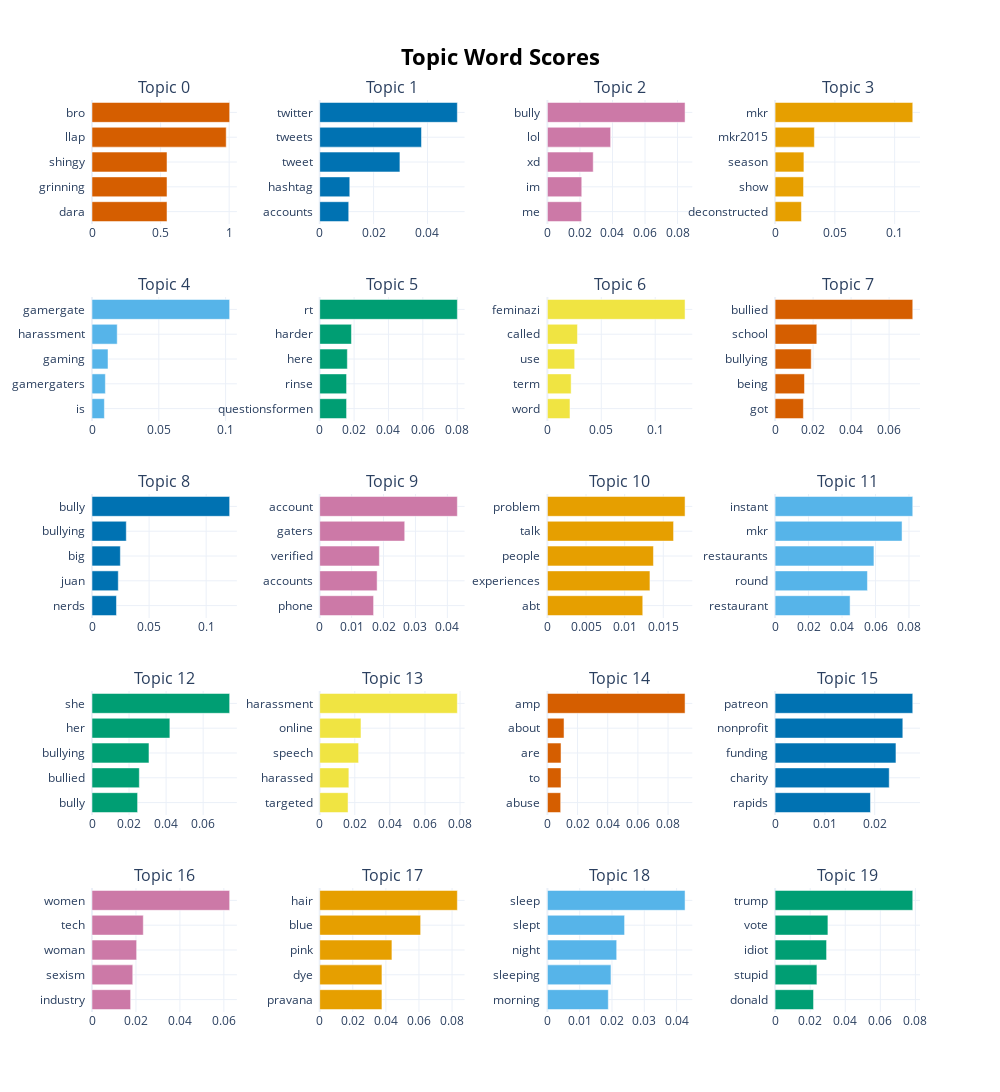

The notebook cell saved with this chart:
### Code cell
topic_models[3].visualize_barchart(top_n_topics=20)

### Figure 1 — Plotly figure (JSON) as saved in the notebook; plotly's stock layout.template omitted (floating-point values rounded to 4 significant figures)
{"data": [{"marker": {"color": "#D55E00"}, "orientation": "h", "type": "bar", "x": [0.5469, 0.5469, 0.5469, 0.9785, 1.004], "xaxis": "x", "y": ["dara  ", "grinning  ", "shingy  ", "llap  ", "bro  "], "yaxis": "y"}, {"marker": {"color": "#0072B2"}, "orientation": "h", "type": "bar", "x": [0.01077, 0.01117, 0.02977, 0.03778, 0.05109], "xaxis": "x2", "y": ["accounts  ", "hashtag  ", "tweet  ", "tweets  ", "twitter  "], "yaxis": "y2"}, {"marker": {"color": "#CC79A7"}, "orientation": "h", "type": "bar", "x": [0.02102, 0.02112, 0.02817, 0.03888, 0.08463], "xaxis": "x3", "y": ["me  ", "im  ", "xd  ", "lol  ", "bully  "], "yaxis": "y3"}, {"marker": {"color": "#E69F00"}, "orientation": "h", "type": "bar", "x": [0.02204, 0.02379, 0.0241, 0.03285, 0.1152], "xaxis": "x4", "y": ["deconstructed  ", "show  ", "season  ", "mkr2015  ", "mkr  "], "yaxis": "y4"}, {"marker": {"color": "#56B4E9"}, "orientation": "h", "type": "bar", "x": [0.009266, 0.01001, 0.01199, 0.01887, 0.103], "xaxis": "x5", "y": ["is  ", "gamergaters  ", "gaming  ", "harassment  ", "gamergate  "], "yaxis": "y5"}, {"marker": {"color": "#009E73"}, "orientation": "h", "type": "bar", "x": [0.01563, 0.01563, 0.01608, 0.01848, 0.08009], "xaxis": "x6", "y": ["questionsformen  ", "rinse  ", "here  ", "harder  ", "rt  "], "yaxis": "y6"}, {"marker": {"color": "#F0E442"}, "orientation": "h", "type": "bar", "x": [0.02095, 0.02201, 0.02529, 0.02788, 0.1277], "xaxis": "x7", "y": ["word  ", "term  ", "use  ", "called  ", "feminazi  "], "yaxis": "y7"}, {"marker": {"color": "#D55E00"}, "orientation": "h", "type": "bar", "x": [0.0149, 0.01546, 0.01902, 0.02196, 0.07246], "xaxis": "x8", "y": ["got  ", "being  ", "bullying  ", "school  ", "bullied  "], "yaxis": "y8"}, {"marker": {"color": "#0072B2"}, "orientation": "h", "type": "bar", "x": [0.02144, 0.02302, 0.02483, 0.03003, 0.1206], "xaxis": "x9", "y": ["nerds  ", "juan  ", "big  ", "bullying  ", "bully  "], "yaxis": "y9"}, {"marker": {"color": "#CC79A7"}, "orientation": "h", "type": "bar", "x": [0.01689, 0.01799, 0.01869, 0.02664, 0.04313], "xaxis": "x10", "y": ["phone  ", "accounts  ", "verified  ", "gaters  ", "account  "], "yaxis": "y10"}, {"marker": {"color": "#E69F00"}, "orientation": "h", "type": "bar", "x": [0.01234, 0.01327, 0.01373, 0.01633, 0.01782], "xaxis": "x11", "y": ["abt  ", "experiences  ", "people  ", "talk  ", "problem  "], "yaxis": "y11"}, {"marker": {"color": "#56B4E9"}, "orientation": "h", "type": "bar", "x": [0.04481, 0.05519, 0.05906, 0.07587, 0.08226], "xaxis": "x12", "y": ["restaurant  ", "round  ", "restaurants  ", "mkr  ", "instant  "], "yaxis": "y12"}, {"marker": {"color": "#009E73"}, "orientation": "h", "type": "bar", "x": [0.02462, 0.02555, 0.03077, 0.04204, 0.07432], "xaxis": "x13", "y": ["bully  ", "bullied  ", "bullying  ", "her  ", "she  "], "yaxis": "y13"}, {"marker": {"color": "#F0E442"}, "orientation": "h", "type": "bar", "x": [0.01616, 0.01662, 0.02216, 0.02353, 0.07848], "xaxis": "x14", "y": ["targeted  ", "harassed  ", "speech  ", "online  ", "harassment  "], "yaxis": "y14"}, {"marker": {"color": "#D55E00"}, "orientation": "h", "type": "bar", "x": [0.0088, 0.009026, 0.009032, 0.01103, 0.09128], "xaxis": "x15", "y": ["abuse  ", "to  ", "are  ", "about  ", "amp  "], "yaxis": "y15"}, {"marker": {"color": "#0072B2"}, "orientation": "h", "type": "bar", "x": [0.01915, 0.02291, 0.02427, 0.02565, 0.02764], "xaxis": "x16", "y": ["rapids  ", "charity  ", "funding  ", "nonprofit  ", "patreon  "], "yaxis": "y16"}, {"marker": {"color": "#CC79A7"}, "orientation": "h", "type": "bar", "x": [0.01758, 0.01854, 0.02031, 0.02334, 0.06263], "xaxis": "x17", "y": ["industry  ", "sexism  ", "woman  ", "tech  ", "women  "], "yaxis": "y17"}, {"marker": {"color": "#E69F00"}, "orientation": "h", "type": "bar", "x": [0.03762, 0.03762, 0.04365, 0.06101, 0.0832], "xaxis": "x18", "y": ["pravana  ", "dye  ", "pink  ", "blue  ", "hair  "], "yaxis": "y18"}, {"marker": {"color": "#56B4E9"}, "orientation": "h", "type": "bar", "x": [0.01886, 0.01968, 0.02145, 0.0239, 0.04263], "xaxis": "x19", "y": ["morning  ", "sleeping  ", "night  ", "slept  ", "sleep  "], "yaxis": "y19"}, {"marker": {"color": "#009E73"}, "orientation": "h", "type": "bar", "x": [0.02192, 0.02385, 0.02935, 0.03011, 0.07849], "xaxis": "x20", "y": ["donald  ", "stupid  ", "idiot  ", "vote  ", "trump  "], "yaxis": "y20"}], "layout": {"annotations": [{"font": {"size": 16}, "showarrow": false, "text": "Topic 0", "x": 0.0875, "xanchor": "center", "xref": "paper", "y": 1.0, "yanchor": "bottom", "yref": "paper"}, {"font": {"size": 16}, "showarrow": false, "text": "Topic 1", "x": 0.3625, "xanchor": "center", "xref": "paper", "y": 1.0, "yanchor": "bottom", "yref": "paper"}, {"font": {"size": 16}, "showarrow": false, "text": "Topic 2", "x": 0.6375, "xanchor": "center", "xref": "paper", "y": 1.0, "yanchor": "bottom", "yref": "paper"}, {"font": {"size": 16}, "showarrow": false, "text": "Topic 3", "x": 0.9125, "xanchor": "center", "xref": "paper", "y": 1.0, "yanchor": "bottom", "yref": "paper"}, {"font": {"size": 16}, "showarrow": false, "text": "Topic 4", "x": 0.0875, "xanchor": "center", "xref": "paper", "y": 0.784, "yanchor": "bottom", "yref": "paper"}, {"font": {"size": 16}, "showarrow": false, "text": "Topic 5", "x": 0.3625, "xanchor": "center", "xref": "paper", "y": 0.784, "yanchor": "bottom", "yref": "paper"}, {"font": {"size": 16}, "showarrow": false, "text": "Topic 6", "x": 0.6375, "xanchor": "center", "xref": "paper", "y": 0.784, "yanchor": "bottom", "yref": "paper"}, {"font": {"size": 16}, "showarrow": false, "text": "Topic 7", "x": 0.9125, "xanchor": "center", "xref": "paper", "y": 0.784, "yanchor": "bottom", "yref": "paper"}, {"font": {"size": 16}, "showarrow": false, "text": "Topic 8", "x": 0.0875, "xanchor": "center", "xref": "paper", "y": 0.568, "yanchor": "bottom", "yref": "paper"}, {"font": {"size": 16}, "showarrow": false, "text": "Topic 9", "x": 0.3625, "xanchor": "center", "xref": "paper", "y": 0.568, "yanchor": "bottom", "yref": "paper"}, {"font": {"size": 16}, "showarrow": false, "text": "Topic 10", "x": 0.6375, "xanchor": "center", "xref": "paper", "y": 0.568, "yanchor": "bottom", "yref": "paper"}, {"font": {"size": 16}, "showarrow": false, "text": "Topic 11", "x": 0.9125, "xanchor": "center", "xref": "paper", "y": 0.568, "yanchor": "bottom", "yref": "paper"}, {"font": {"size": 16}, "showarrow": false, "text": "Topic 12", "x": 0.0875, "xanchor": "center", "xref": "paper", "y": 0.352, "yanchor": "bottom", "yref": "paper"}, {"font": {"size": 16}, "showarrow": false, "text": "Topic 13", "x": 0.3625, "xanchor": "center", "xref": "paper", "y": 0.352, "yanchor": "bottom", "yref": "paper"}, {"font": {"size": 16}, "showarrow": false, "text": "Topic 14", "x": 0.6375, "xanchor": "center", "xref": "paper", "y": 0.352, "yanchor": "bottom", "yref": "paper"}, {"font": {"size": 16}, "showarrow": false, "text": "Topic 15", "x": 0.9125, "xanchor": "center", "xref": "paper", "y": 0.352, "yanchor": "bottom", "yref": "paper"}, {"font": {"size": 16}, "showarrow": false, "text": "Topic 16", "x": 0.0875, "xanchor": "center", "xref": "paper", "y": 0.136, "yanchor": "bottom", "yref": "paper"}, {"font": {"size": 16}, "showarrow": false, "text": "Topic 17", "x": 0.3625, "xanchor": "center", "xref": "paper", "y": 0.136, "yanchor": "bottom", "yref": "paper"}, {"font": {"size": 16}, "showarrow": false, "text": "Topic 18", "x": 0.6375, "xanchor": "center", "xref": "paper", "y": 0.136, "yanchor": "bottom", "yref": "paper"}, {"font": {"size": 16}, "showarrow": false, "text": "Topic 19", "x": 0.9125, "xanchor": "center", "xref": "paper", "y": 0.136, "yanchor": "bottom", "yref": "paper"}], "height": 1250, "hoverlabel": {"bgcolor": "white", "font": {"family": "Rockwell", "size": 16}}, "showlegend": false, "title": {"font": {"color": "Black", "size": 22}, "text": "<b>Topic Word Scores", "x": 0.5, "xanchor": "center", "yanchor": "top"}, "width": 1000, "xaxis": {"anchor": "y", "autorange": true, "domain": [0, 0.175], "range": [0, 1.056], "showgrid": true, "type": "linear"}, "xaxis10": {"anchor": "y10", "autorange": true, "domain": [0.275, 0.45], "range": [0, 0.0454], "showgrid": true, "type": "linear"}, "xaxis11": {"anchor": "y11", "autorange": true, "domain": [0.55, 0.725], "range": [0, 0.01876], "showgrid": true, "type": "linear"}, "xaxis12": {"anchor": "y12", "autorange": true, "domain": [0.825, 1], "range": [0, 0.08659], "showgrid": true, "type": "linear"}, "xaxis13": {"anchor": "y13", "autorange": true, "domain": [0, 0.175], "range": [0, 0.07824], "showgrid": true, "type": "linear"}, "xaxis14": {"anchor": "y14", "autorange": true, "domain": [0.275, 0.45], "range": [0, 0.08261], "showgrid": true, "type": "linear"}, "xaxis15": {"anchor": "y15", "autorange": true, "domain": [0.55, 0.725], "range": [0, 0.09608], "showgrid": true, "type": "linear"}, "xaxis16": {"anchor": "y16", "autorange": true, "domain": [0.825, 1], "range": [0, 0.0291], "showgrid": true, "type": "linear"}, "xaxis17": {"anchor": "y17", "autorange": true, "domain": [0, 0.175], "range": [0, 0.06593], "showgrid": true, "type": "linear"}, "xaxis18": {"anchor": "y18", "autorange": true, "domain": [0.275, 0.45], "range": [0, 0.08758], "showgrid": true, "type": "linear"}, "xaxis19": {"anchor": "y19", "autorange": true, "domain": [0.55, 0.725], "range": [0, 0.04487], "showgrid": true, "type": "linear"}, "xaxis2": {"anchor": "y2", "autorange": true, "domain": [0.275, 0.45], "range": [0, 0.05378], "showgrid": true, "type": "linear"}, "xaxis20": {"anchor": "y20", "autorange": true, "domain": [0.825, 1], "range": [0, 0.08262], "showgrid": true, "type": "linear"}, "xaxis3": {"anchor": "y3", "autorange": true, "domain": [0.55, 0.725], "range": [0, 0.08908], "showgrid": true, "type": "linear"}, "xaxis4": {"anchor": "y4", "autorange": true, "domain": [0.825, 1], "range": [0, 0.1212], "showgrid": true, "type": "linear"}, "xaxis5": {"anchor": "y5", "autorange": true, "domain": [0, 0.175], "range": [0, 0.1084], "showgrid": true, "type": "linear"}, "xaxis6": {"anchor": "y6", "autorange": true, "domain": [0.275, 0.45], "range": [0, 0.0843], "showgrid": true, "type": "linear"}, "xaxis7": {"anchor": "y7", "autorange": true, "domain": [0.55, 0.725], "range": [0, 0.1344], "showgrid": true, "type": "linear"}, "xaxis8": {"anchor": "y8", "autorange": true, "domain": [0.825, 1], "range": [0, 0.07627], "showgrid": true, "type": "linear"}, "xaxis9": {"anchor": "y9", "autorange": true, "domain": [0, 0.175], "range": [0, 0.1269], "showgrid": true, "type": "linear"}, "yaxis": {"anchor": "x", "autorange": true, "domain": [0.864, 1.0], "range": [-0.5, 4.5], "showgrid": true, "type": "category"}, "yaxis10": {"anchor": "x10", "autorange": true, "domain": [0.432, 0.568], "range": [-0.5, 4.5], "showgrid": true, "type": "category"}, "yaxis11": {"anchor": "x11", "autorange": true, "domain": [0.432, 0.568], "range": [-0.5, 4.5], "showgrid": true, "type": "category"}, "yaxis12": {"anchor": "x12", "autorange": true, "domain": [0.432, 0.568], "range": [-0.5, 4.5], "showgrid": true, "type": "category"}, "yaxis13": {"anchor": "x13", "autorange": true, "domain": [0.216, 0.352], "range": [-0.5, 4.5], "showgrid": true, "type": "category"}, "yaxis14": {"anchor": "x14", "autorange": true, "domain": [0.216, 0.352], "range": [-0.5, 4.5], "showgrid": true, "type": "category"}, "yaxis15": {"anchor": "x15", "autorange": true, "domain": [0.216, 0.352], "range": [-0.5, 4.5], "showgrid": true, "type": "category"}, "yaxis16": {"anchor": "x16", "autorange": true, "domain": [0.216, 0.352], "range": [-0.5, 4.5], "showgrid": true, "type": "category"}, "yaxis17": {"anchor": "x17", "autorange": true, "domain": [0, 0.136], "range": [-0.5, 4.5], "showgrid": true, "type": "category"}, "yaxis18": {"anchor": "x18", "autorange": true, "domain": [0, 0.136], "range": [-0.5, 4.5], "showgrid": true, "type": "category"}, "yaxis19": {"anchor": "x19", "autorange": true, "domain": [0, 0.136], "range": [-0.5, 4.5], "showgrid": true, "type": "category"}, "yaxis2": {"anchor": "x2", "autorange": true, "domain": [0.864, 1.0], "range": [-0.5, 4.5], "showgrid": true, "type": "category"}, "yaxis20": {"anchor": "x20", "autorange": true, "domain": [0, 0.136], "range": [-0.5, 4.5], "showgrid": true, "type": "category"}, "yaxis3": {"anchor": "x3", "autorange": true, "domain": [0.864, 1.0], "range": [-0.5, 4.5], "showgrid": true, "type": "category"}, "yaxis4": {"anchor": "x4", "autorange": true, "domain": [0.864, 1.0], "range": [-0.5, 4.5], "showgrid": true, "type": "category"}, "yaxis5": {"anchor": "x5", "autorange": true, "domain": [0.648, 0.784], "range": [-0.5, 4.5], "showgrid": true, "type": "category"}, "yaxis6": {"anchor": "x6", "autorange": true, "domain": [0.648, 0.784], "range": [-0.5, 4.5], "showgrid": true, "type": "category"}, "yaxis7": {"anchor": "x7", "autorange": true, "domain": [0.648, 0.784], "range": [-0.5, 4.5], "showgrid": true, "type": "category"}, "yaxis8": {"anchor": "x8", "autorange": true, "domain": [0.648, 0.784], "range": [-0.5, 4.5], "showgrid": true, "type": "category"}, "yaxis9": {"anchor": "x9", "autorange": true, "domain": [0.432, 0.568], "range": [-0.5, 4.5], "showgrid": true, "type": "category"}}}
